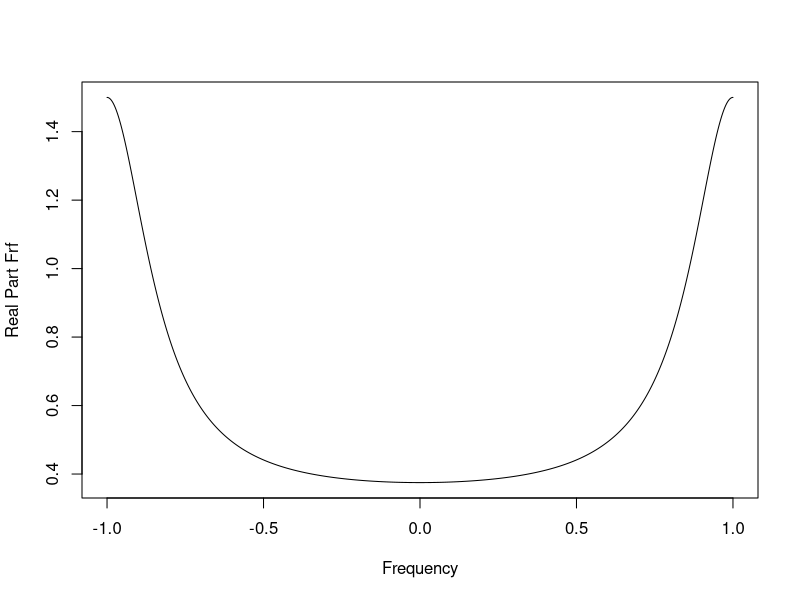
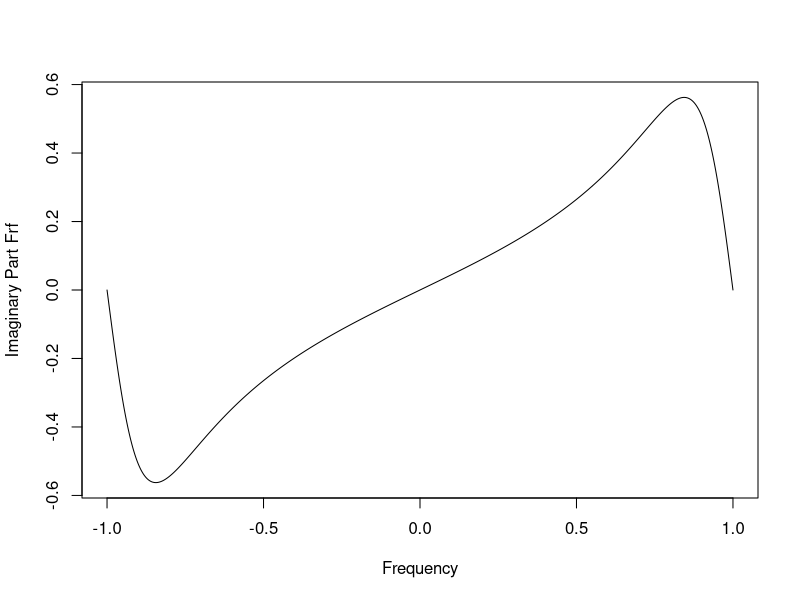
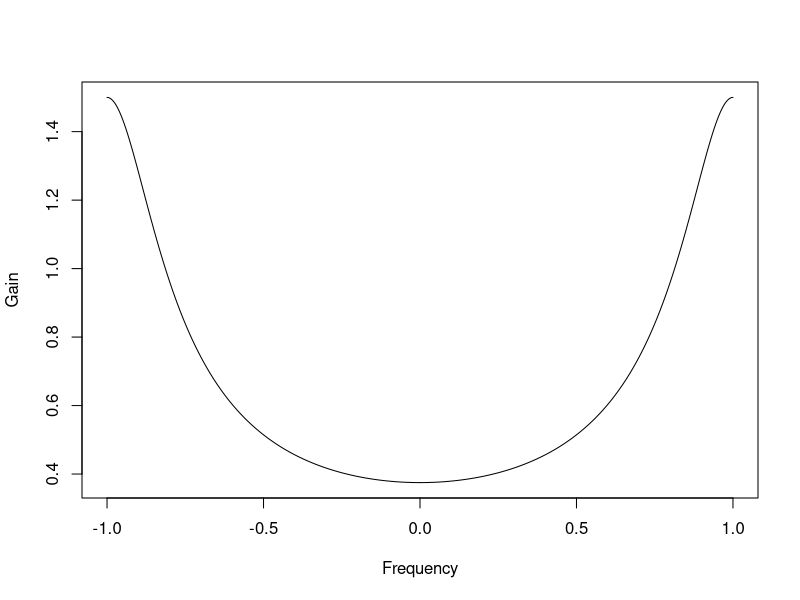
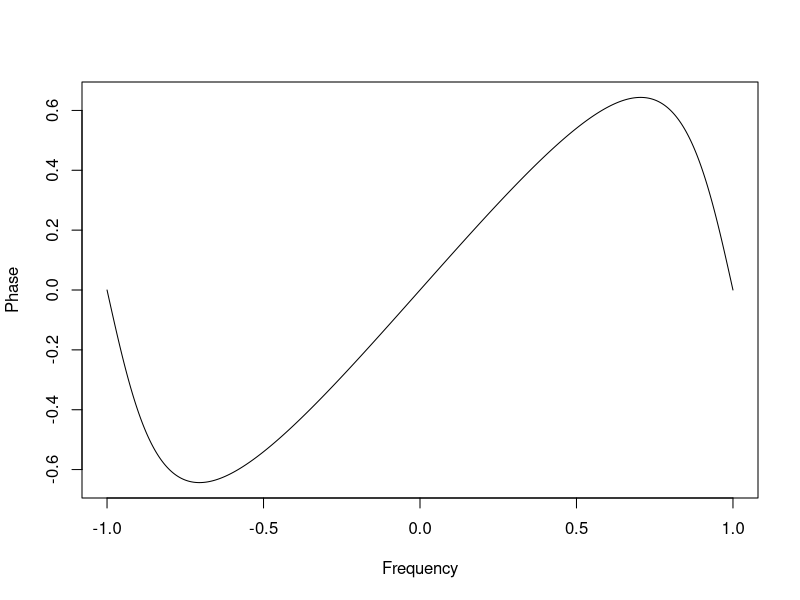
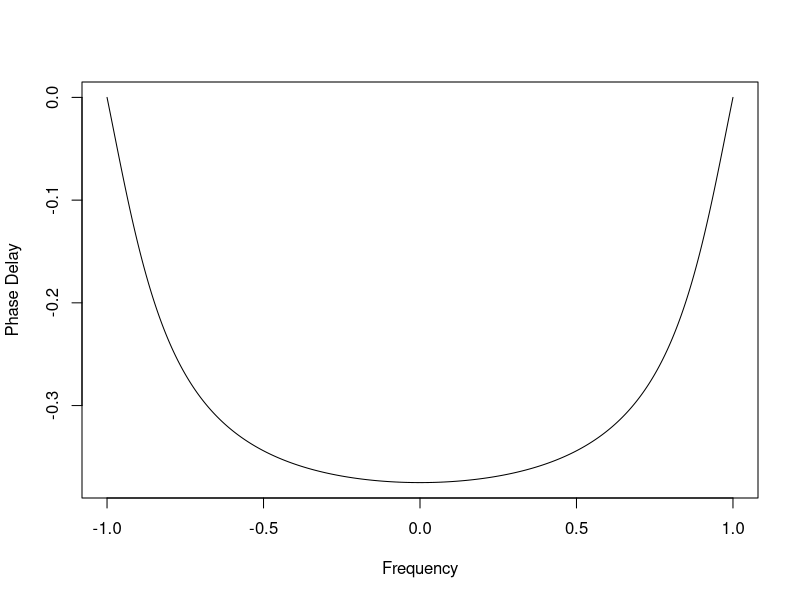
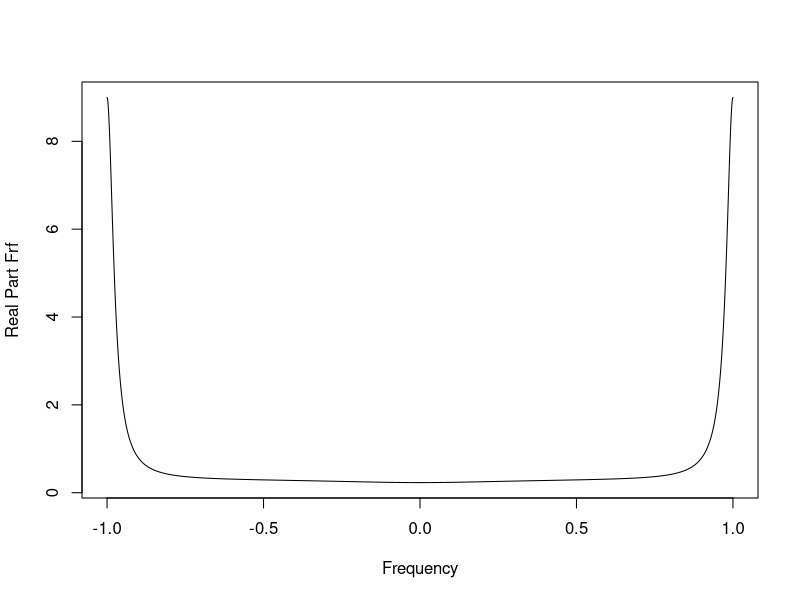
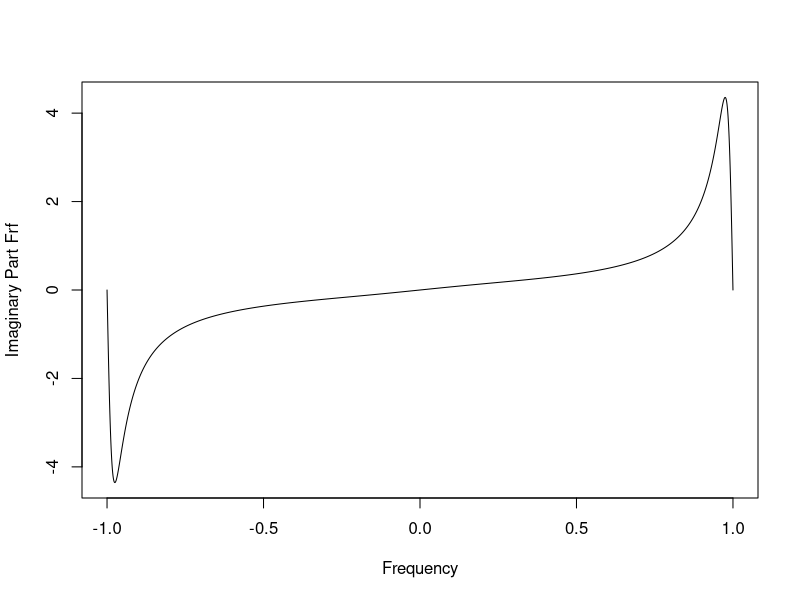
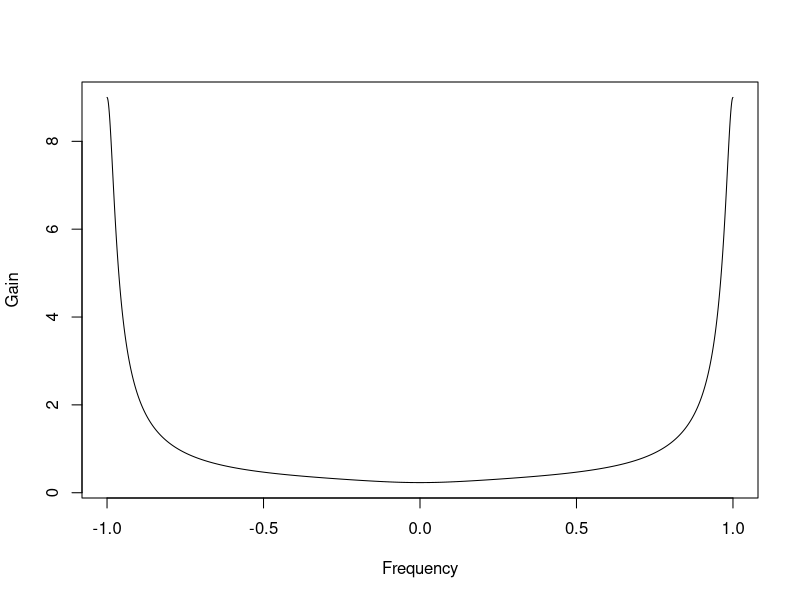

These charts were generated, in order, by the following R code:
## ---- chunk 1
knitr::opts_knit$set(root.dir = 'C:/Users/neide/OneDrive/Documents/GitHub/BEwebinar/Data')
## ---- chunk 2
lambda <- pi*seq(-1000,1000)/1000
theta1 <- .6
forecast.frf <- theta1/(1 + theta1*exp(-1i*lambda))
forecast.gain <- Mod(forecast.frf)
forecast.phase <- atan(Im(forecast.frf)/Re(forecast.frf))
forecast.delay <- -1*forecast.phase/lambda
forecast.delay[1001] <- NA
plot(ts(Re(forecast.frf),start=-1,frequency=1000),
	xlab="Frequency",ylab="Real Part Frf")
plot(ts(Im(forecast.frf),start=-1,frequency=1000),
	xlab="Frequency",ylab="Imaginary Part Frf")
plot(ts(forecast.gain,start=-1,frequency=1000),
	xlab="Frequency",ylab="Gain")
plot(ts(forecast.phase,start=-1,frequency=1000),
	xlab="Frequency",ylab="Phase")
plot(ts(forecast.delay,start=-1,frequency=1000),
	xlab="Frequency",ylab="Phase Delay")
## ---- chunk 3
lambda <- pi*seq(-1000,1000)/1000
theta1 <- .6
theta2 <- -.3
h <- 1
forecast.frf <- (theta1 + theta2*exp(-1i*lambda))/(1 + theta1*exp(-1i*lambda) + theta2*exp(-1i*2*lambda))
forecast.gain <- Mod(forecast.frf)
forecast.phase <- atan(Im(forecast.frf)/Re(forecast.frf))
forecast.delay <- -1*forecast.phase/lambda
forecast.delay[1001] <- NA
plot(ts(Re(forecast.frf),start=-1,frequency=1000),
	xlab="Frequency",ylab="Real Part Frf")
plot(ts(Im(forecast.frf),start=-1,frequency=1000),
	xlab="Frequency",ylab="Imaginary Part Frf")
plot(ts(forecast.gain,start=-1,frequency=1000),
	xlab="Frequency",ylab="Gain")
plot(ts(forecast.phase,start=-1,frequency=1000),
	xlab="Frequency",ylab="Phase")
plot(ts(forecast.delay,start=-1,frequency=1000),
	xlab="Frequency",ylab="Phase Delay")
## ---- chunk 4
lambda <- pi*seq(-1000,1000)/1000
theta1 <- .6
theta2 <- -.3
h <- 2
forecast.frf <- theta2/(1 + theta1*exp(-1i*lambda) + theta2*exp(-1i*2*lambda))
forecast.gain <- Mod(forecast.frf)
forecast.phase <- atan(Im(forecast.frf)/Re(forecast.frf))
forecast.delay <- -1*forecast.phase/lambda
forecast.delay[1001] <- NA
plot(ts(Re(forecast.frf),start=-1,frequency=1000),
	xlab="Frequency",ylab="Real Part Frf")
plot(ts(Im(forecast.frf),start=-1,frequency=1000),
	xlab="Frequency",ylab="Imaginary Part Frf")
plot(ts(forecast.gain,start=-1,frequency=1000),
	xlab="Frequency",ylab="Gain")
plot(ts(forecast.phase,start=-1,frequency=1000),
	xlab="Frequency",ylab="Phase")
plot(ts(forecast.delay,start=-1,frequency=1000),
	xlab="Frequency",ylab="Phase Delay")
